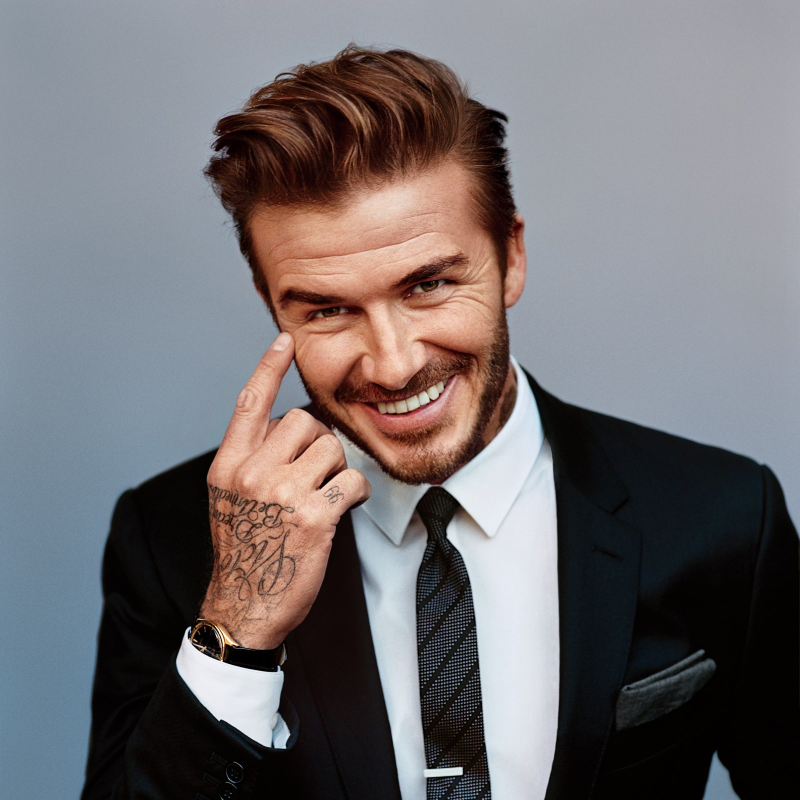
#> input picture OpenCV/images/david.jpg, 1600 x 1600 px, found by its file name (shown at 1/2 size)
$ python 3drawImage.py
#> lines starting #> are read from the running program, lines starting #| are printed output that depends on the picture
import cv2
import numpy as np

img = cv2.imread(r'E:\Python\OpenCVLearning\OpenCV\images\david.jpg', 1)
#> img is the input picture: shape (1600, 1600, 3); mean B, G, R 112.7, 110.2, 114.4

cv2.line(img, (0, 1000), (150, 150), (255,255, 255), 15) #point1, point2 and then there is the BGR color combo followed by the line width
cv2.rectangle(img, (15, 25), (163, 259), (0,255,0), 15)
cv2.circle(img, (725, 490), 55, (0, 0, 255), -1)

points = np.array([[120,125], [204, 301], [702, 230], [503,101]], np.int32)
cv2.polylines(img, [points], True, (255,0,0), 5)

font = cv2.FONT_HERSHEY_SIMPLEX
cv2.putText(img, "David Beckham", (250,350), font, 1, (200, 255,255), 2, cv2.LINE_AA)
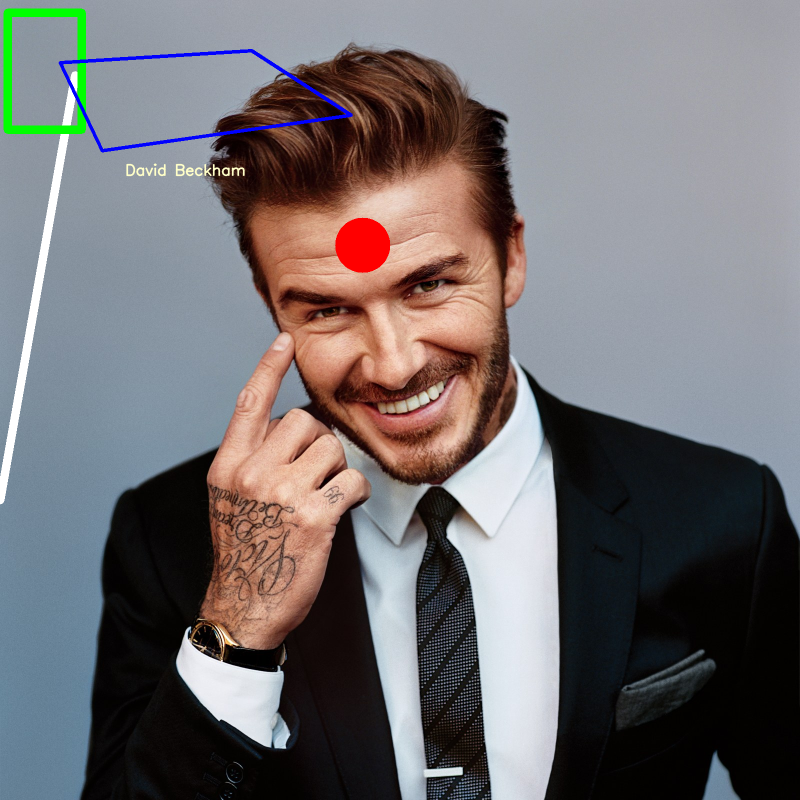
#> img: shape (1600, 1600, 3) (shown at 1/2 size); mean B, G, R 112.5, 110.4, 114.2

cv2.imshow("Image",img)
cv2.waitKey(0)
cv2.destroyAllWindows()
